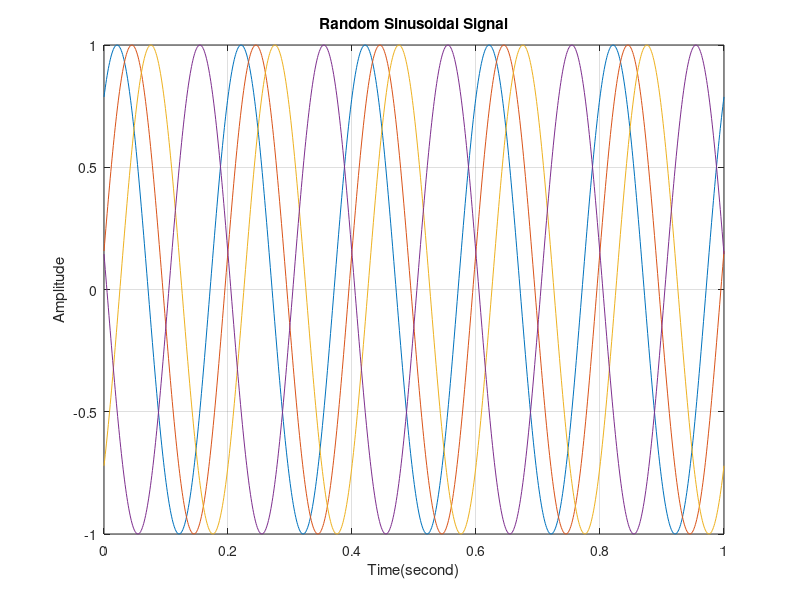

The MATLAB script that drew this image:
clc;
clear all;
num_sample=1000; %Number of samples in the random signal
frequency=5; %Frequency of sinusoidal signal in HZ
amplitude=1.0; % Amplitude of sinusoidal signal in HZ
%phase=rand()*2*pi;
t=linspace(0,1,num_sample);
for k=1:4;
phase=rand()*2*pi;
random_signal= amplitude*sin(2*pi*frequency*t+phase);
plot(t, random_signal);
hold all;
end
hold off;
title("Random Sinusoidal Signal");
xlabel('Time(second)');
ylabel('Amplitude');
grid on;
mean_signal=mean(random_signal);
var_signal = var(random_signal);
% Display the results
disp(['Mean of the random process: ', num2str(mean_signal)]);
disp(['Variance of the random process: ', num2str(var_signal)]);
